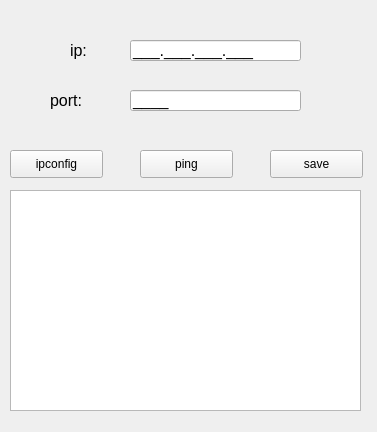
<?xml version="1.0" encoding="UTF-8"?>
<ui version="4.0">
 <class>WIFI</class>
 <widget class="QWidget" name="WIFI">
  <property name="geometry">
   <rect>
    <x>0</x>
    <y>0</y>
    <width>377</width>
    <height>432</height>
   </rect>
  </property>
  <property name="windowTitle">
   <string>config_wifi</string>
  </property>
  <widget class="QPushButton" name="cmd_ping">
   <property name="geometry">
    <rect>
     <x>140</x>
     <y>150</y>
     <width>93</width>
     <height>28</height>
    </rect>
   </property>
   <property name="text">
    <string>ping</string>
   </property>
  </widget>
  <widget class="QLineEdit" name="ip_info">
   <property name="geometry">
    <rect>
     <x>130</x>
     <y>40</y>
     <width>171</width>
     <height>21</height>
    </rect>
   </property>
   <property name="font">
    <font>
     <pointsize>12</pointsize>
    </font>
   </property>
   <property name="inputMask">
    <string>000.000.000.000;_</string>
   </property>
   <property name="text">
    <string>...</string>
   </property>
  </widget>
  <widget class="QLabel" name="label">
   <property name="geometry">
    <rect>
     <x>70</x>
     <y>30</y>
     <width>41</width>
     <height>41</height>
    </rect>
   </property>
   <property name="font">
    <font>
     <pointsize>12</pointsize>
    </font>
   </property>
   <property name="text">
    <string>ip:</string>
   </property>
  </widget>
  <widget class="QLabel" name="label_2">
   <property name="geometry">
    <rect>
     <x>50</x>
     <y>80</y>
     <width>51</width>
     <height>41</height>
    </rect>
   </property>
   <property name="font">
    <font>
     <pointsize>12</pointsize>
    </font>
   </property>
   <property name="text">
    <string>port:</string>
   </property>
  </widget>
  <widget class="QPushButton" name="cmd_ipconfig">
   <property name="geometry">
    <rect>
     <x>10</x>
     <y>150</y>
     <width>93</width>
     <height>28</height>
    </rect>
   </property>
   <property name="text">
    <string>ipconfig</string>
   </property>
  </widget>
  <widget class="QPushButton" name="cmd_save">
   <property name="geometry">
    <rect>
     <x>270</x>
     <y>150</y>
     <width>93</width>
     <height>28</height>
    </rect>
   </property>
   <property name="text">
    <string>save</string>
   </property>
  </widget>
  <widget class="QLineEdit" name="port_info">
   <property name="geometry">
    <rect>
     <x>130</x>
     <y>90</y>
     <width>171</width>
     <height>21</height>
    </rect>
   </property>
   <property name="font">
    <font>
     <pointsize>12</pointsize>
    </font>
   </property>
   <property name="inputMask">
    <string>9999;_</string>
   </property>
   <property name="text">
    <string/>
   </property>
  </widget>
  <widget class="QTextBrowser" name="show_res">
   <property name="geometry">
    <rect>
     <x>10</x>
     <y>190</y>
     <width>351</width>
     <height>221</height>
    </rect>
   </property>
  </widget>
 </widget>
 <resources/>
 <connections>
  <connection>
   <sender>cmd_ipconfig</sender>
   <signal>clicked()</signal>
   <receiver>WIFI</receiver>
   <slot>ip_config()</slot>
   <hints>
    <hint type="sourcelabel">
     <x>64</x>
     <y>162</y>
    </hint>
    <hint type="destinationlabel">
     <x>23</x>
     <y>107</y>
    </hint>
   </hints>
  </connection>
  <connection>
   <sender>cmd_ping</sender>
   <signal>clicked()</signal>
   <receiver>WIFI</receiver>
   <slot>ping()</slot>
   <hints>
    <hint type="sourcelabel">
     <x>217</x>
     <y>163</y>
    </hint>
    <hint type="destinationlabel">
     <x>345</x>
     <y>77</y>
    </hint>
   </hints>
  </connection>
  <connection>
   <sender>cmd_save</sender>
   <signal>clicked()</signal>
   <receiver>WIFI</receiver>
   <slot>config_ok()</slot>
   <hints>
    <hint type="sourcelabel">
     <x>308</x>
     <y>164</y>
    </hint>
    <hint type="destinationlabel">
     <x>360</x>
     <y>118</y>
    </hint>
   </hints>
  </connection>
 </connections>
 <slots>
  <slot>ip_config()</slot>
  <slot>ping()</slot>
  <slot>config_ok()</slot>
 </slots>
</ui>
